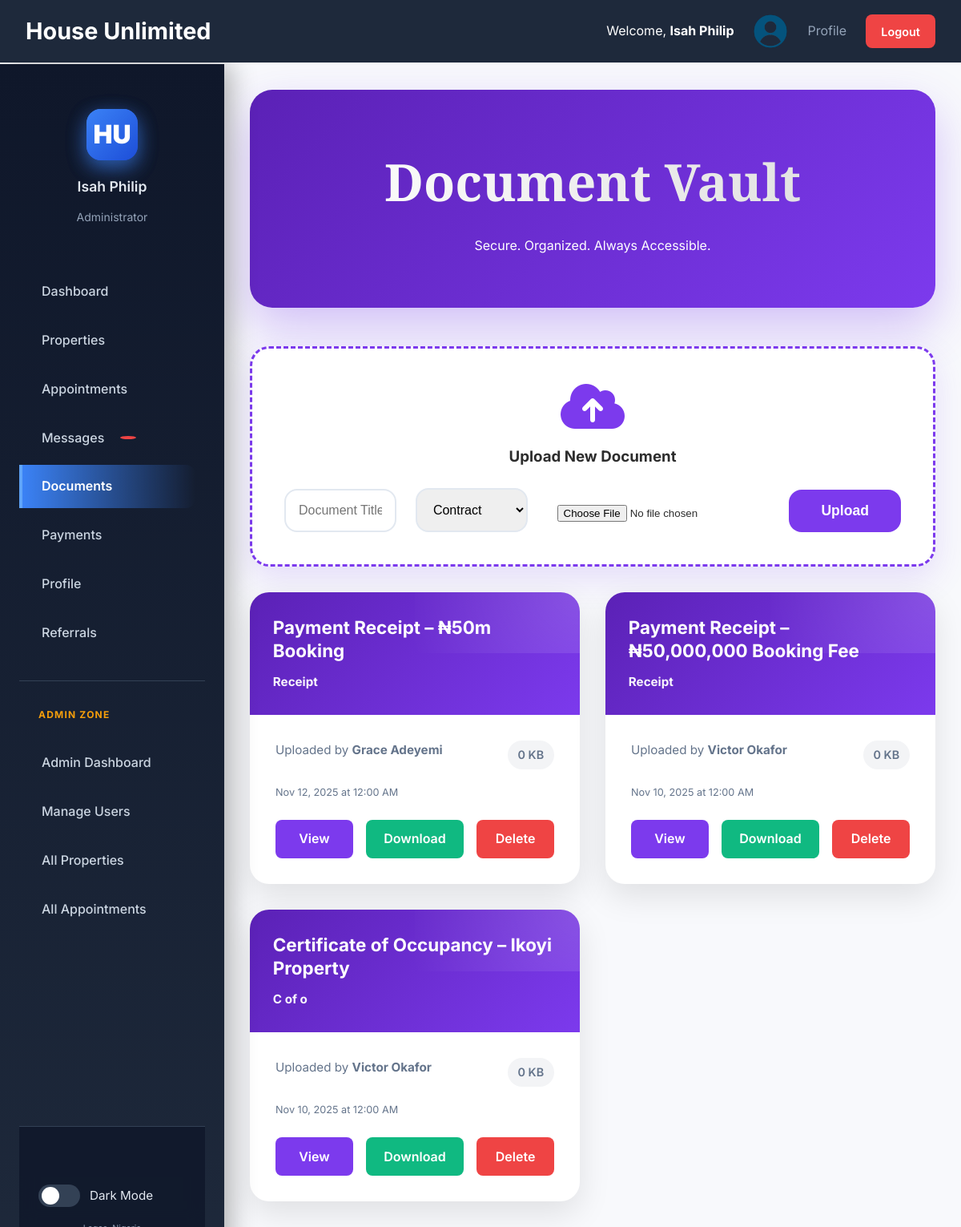
The app's page /admin/documents.php (signed in) with its own data.
### tables this page shows
CREATE TABLE `documents` (
  `id` int(11) NOT NULL,
  `user_id` int(11) NOT NULL,
  `property_id` int(11) DEFAULT NULL,
  `title` varchar(200) NOT NULL,
  `file_path` varchar(255) NOT NULL,
  `category` enum('receipt','contract','deed','survey','c-of-o','invoice','other') DEFAULT 'other',
  `created_at` datetime DEFAULT current_timestamp()
);

CREATE TABLE `users` (
  `id` int(11) NOT NULL,
  `referrer_id` int(11) DEFAULT NULL,
  `username` varchar(255) NOT NULL,
  `name` varchar(100) NOT NULL,
  `email` varchar(150) NOT NULL,
  `phone` varchar(20) DEFAULT NULL,
  `wallet_balance` decimal(10,2) NOT NULL DEFAULT 0.00,
  `password` varchar(255) DEFAULT NULL,
  `role` enum('client','agent','admin') DEFAULT 'client',
  `status` enum('active','banned') DEFAULT 'active',
  `photo` varchar(100) DEFAULT 'default.png',
  `bio` text DEFAULT NULL,
  `magic_token` varchar(100) DEFAULT NULL,
  `token_expires` datetime DEFAULT NULL,
  `created_at` datetime DEFAULT current_timestamp(),
  `updated_at` datetime DEFAULT current_timestamp() ON UPDATE current_timestamp()
);

### admin/documents.php (the view, shortened to what this page needs)
<?php
require '../inc/config.php';
$documents = $db->query("
    SELECT d.*, u.name AS uploader_name
    FROM documents d
    LEFT JOIN users u ON d.user_id = u.id
    ORDER BY d.created_at DESC
")->fetch_all(MYSQLI_ASSOC);
?>
<!DOCTYPE html>
<html lang="en">
<head>
    <link rel="stylesheet" href="../assets/css/style.css">
    <link rel="stylesheet" href="https://cdnjs.cloudflare.com/ajax/libs/font-awesome/6.6.0/css/all.min.css">
</head>
<body>
    <?php include '../inc/header.php'; ?>
    <div class="container">
        <?php include '../inc/sidebar.php'; ?>
        <main class="main-content">
            <div class="admin-header">
                <h1>Document Vault</h1>
                <p>Secure. Organized. Always Accessible.</p>
            </div>
            <div class="upload-box">
                <i class="fas fa-cloud-upload-alt" style="font-size:4rem;color:var(--purple);margin-bottom:1rem;"></i>
                <h3>Upload New Document</h3>
                <form method="POST" enctype="multipart/form-data">
                    <div style="display:grid;grid-template-columns:1fr 1fr 1fr auto;gap:1.5rem;align-items:end;margin-top:1.5rem;">
                        <div>
                            <input type="text" name="title" placeholder="Document Title (e.g. Deed of Assignment)" required
                                   style="width:100%;padding:1rem;border:2px solid #e2e8f0;border-radius:16px;font-size:1rem;">
                        </div>
                        <div>
                            <select name="category" style="width:100%;padding:1rem;border:2px solid #e2e8f0;border-radius:16px;font-size:1rem;">
                                <option value="contract">Contract</option>
                            </select>
                        </div>
                        <div>
                            <input type="file" name="document" required
                                   accept=".pdf,.doc,.docx,.xls,.xlsx,.jpg,.png,.zip"
                                   style="padding:0.8rem;">
                        </div>
                        <button type="submit" name="upload"
                                style="background:var(--purple);color:white;border:none;padding:1rem 2.5rem;border-radius:16px;font-weight:700;font-size:1.1rem;cursor:pointer;">
                            Upload
                        </button>
                    </div>
                </form>
            </div>
            <div class="docs-grid">
                <?php if (empty($documents)): ?>
                    <div class="no-docs">
                        <i class="fas fa-folder-open"></i>
                        <h2>No Documents Yet</h2>
                        <p>Upload your first legal document, contract, or certificate to get started.</p>
                    </div>
                <?php else: foreach ($documents as $doc): ?>
                    <div class="doc-card">
                        <div class="doc-header">
                            <h3 class="doc-title"><?= htmlspecialchars($doc['title']) ?></h3>
                            <div class="doc-meta">
                                <strong><?= ucfirst(str_replace('-', ' ', $doc['category'])) ?></strong>
                            </div>
                        </div>
                        <div class="doc-body">
                            <div class="doc-info">
                                <span>Uploaded by <strong><?= htmlspecialchars($doc['uploader_name'] ?? 'Admin') ?></strong></span>
                                <span class="doc-size">
                                    <?= round(strlen(file_get_contents('../assets/uploads/documents/'.$doc['file_path'])) / 1024) ?> KB
                                </span>
                            </div>
                            <div class="doc-info">
                                <small><?= date('M j, Y \a\t g:i A', strtotime($doc['created_at'])) ?></small>
                            </div>
                            <div class="doc-actions">
                                <a href="../assets/uploads/documents/<?= $doc['file_path'] ?>" target="_blank" class="btn btn-view">
                                    View
                                </a>
                                <a href="../assets/uploads/documents/<?= $doc['file_path'] ?>" download class="btn btn-download">
                                    Download
                                </a>
                                <a href="?delete=<?= $doc['id'] ?>"
                                   onclick="return confirm('Delete this document permanently?')"
                                   class="btn btn-delete">
                                    Delete
                                </a>
                            </div>
                        </div>
                    </div>
                <?php endforeach; endif; ?>
            </div>
        </main>
    </div>
</body>
</html>

### assets/css/style.css (style rules this page uses)
* { margin:0; padding:0; box-sizing:border-box; }
body { font-family: 'Inter', 'Segoe UI', sans-serif; background:#f8f9fc; color:#2d2d2d; line-height:1.6; transition: all 0.3s; }
.container { display:flex; min-height:100vh; }
main.main-content { margin-left:280px; padding:2rem; flex:1; }
h1 { font-size:2rem; color:#1e293b; }
.btn { padding:0.7rem 1.4rem; border:none; border-radius:8px; cursor:pointer; font-weight:600; text-decoration:none; display:inline-block; transition:0.2s; }

### admin/documents.php (style rules this page uses)
:root { --purple: #7c3aed; --purple-dark: #5b21b6; --gold: #fbbf24; --gray: #64748b; }
.admin-header { background: linear-gradient(135deg, var(--purple-dark), var(--purple)); color: white; padding: 4rem 2rem; border-radius: 28px; text-align: center; margin-bottom: 3rem; box-shadow: 0 25px 60px rgba(124, 58, 237, 0.3); }
.admin-header h1 { font-family: 'Playfair Display', serif; font-size: 4rem; margin: 0 0 1rem; background: linear-gradient(90deg, #fff, #ddd); -webkit-background-clip: text; -webkit-text-fill-color: transparent; }
.upload-box { background: white; border: 3px dashed var(--purple); border-radius: 24px; padding: 2.5rem; text-align: center; box-shadow: 0 15px 40px rgba(124,58,237,0.15); transition: all 0.4s; }
.docs-grid { display: grid; grid-template-columns: repeat(auto-fill, minmax(340px, 1fr)); gap: 2rem; margin-top: 2rem; }
.doc-card { background: white; border-radius: 24px; overflow: hidden; box-shadow: 0 15px 40px rgba(0,0,0,0.1); transition: all 0.4s ease; }
.doc-header { background: linear-gradient(135deg, var(--purple-dark), var(--purple)); color: white; padding: 1.8rem; position: relative; overflow: hidden; }
.doc-header::after { content: ''; position: absolute; top: -50%; right: -50%; width: 100%; height: 100%; background: radial-gradient(circle, rgba(255,255,255,0.15), transparent); animation: pulse 4s infinite; }
.doc-title { font-size: 1.4rem; font-weight: 700; margin: 0; line-height: 1.3; }
.doc-meta { margin-top: 0.8rem; opacity: 0.95; font-size: 0.95rem; }
.doc-body { padding: 2rem; }
.doc-info { display: flex; justify-content: space-between; color: var(--gray); font-size: 0.95rem; margin-bottom: 1.2rem; }
.doc-size { background: #f3f4f6; padding: 0.4rem 0.8rem; border-radius: 50px; font-weight: 600; font-size: 0.9rem; }
.doc-actions { display: flex; gap: 1rem; margin-top: 1.5rem; }
.btn { flex: 1; padding: 1rem; border-radius: 16px; text-align: center; font-weight: 600; text-decoration: none; transition: all 0.3s; }
.btn-view { background: var(--purple); color: white; }
.btn-download { background: #10b981; color: white; }
.btn-delete { background: #ef4444; color: white; }

### records on screen
documents: title "Payment Receipt – ₦50m Booking", category "Receipt", user.name "Grace Adeyemi", file_path "0", created_at "Nov 12, 2025 at 12:00 AM"
documents: title "Payment Receipt – ₦50,000,000 Booking Fee", category "Receipt", user.name "Victor Okafor", file_path "0", created_at "Nov 10, 2025 at 12:00 AM"
documents: title "Certificate of Occupancy – Ikoyi Property", category "C of o", user.name "Victor Okafor", file_path "0", created_at "Nov 10, 2025 at 12:00 AM"

### other values on screen
$user['name'] "Isah Philip"
